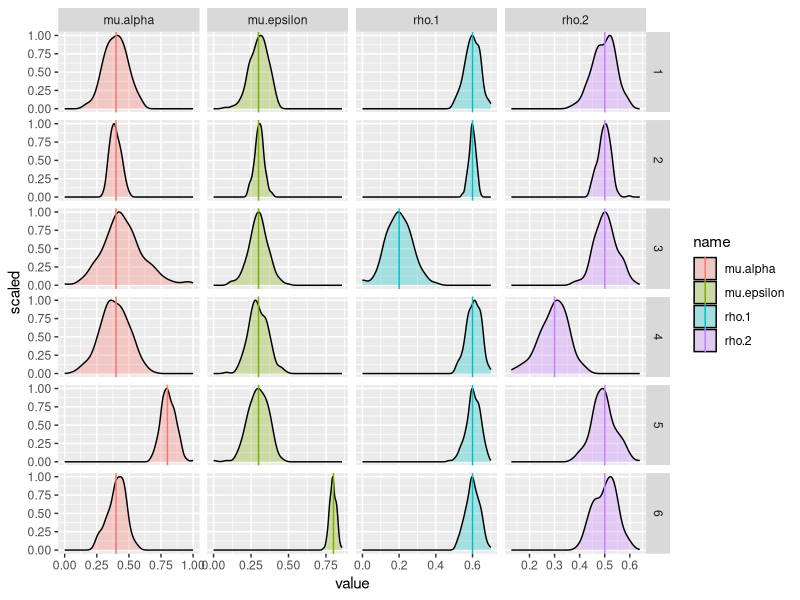

The R source for this figure:
## ---- chunk 1
library(tidyverse)
library(nlme)
library(mvtnorm)
set.seed(123)
## ---- chunk 2
generate.and.estimate.data <- function(n, rho.1, rho.2, mu.alpha, mu.epsilon) {
  get.sigma <- function(rho.1, rho.2, mu.alpha, mu.epsilon) {
    matrix(
      data = c(1, rho.1, mu.epsilon * sqrt((1 - rho.1) * (1 - rho.2)) + mu.alpha * sqrt(rho.1 * rho.2), mu.alpha * sqrt(rho.1 * rho.2), rho.1, 1, mu.alpha * sqrt(rho.1 * rho.2), mu.epsilon * sqrt((1 - rho.1) * (1 - rho.2)) + mu.alpha * sqrt(rho.1 * rho.2), mu.epsilon * sqrt((1 - rho.1) * (1 - rho.2)) + mu.alpha * sqrt(rho.1 * rho.2), mu.alpha * sqrt(rho.1 * rho.2), 1, rho.2, mu.alpha * sqrt(rho.1 * rho.2), mu.epsilon * sqrt((1 - rho.1) * (1 - rho.2)) + mu.alpha * sqrt(rho.1 * rho.2), rho.2, 1),
      nrow = 4,
      ncol = 4
    )
  }
  y <- rmvnorm(
    n = n,
    mean = rep(0, 4),
    sigma = get.sigma(rho.1, rho.2, mu.alpha, mu.epsilon)
  )
  log.likelihood <- function(par, sample.correlation) {
    par <- pnorm(par)
    sigma <- get.sigma(par[[1]], par[[2]], par[[3]], par[[4]])
    -log(det(sigma)) / 2 - sum(diag(sample.correlation %*% solve(sigma))) / 2
  }
  model <- optim(
    par = rep(0, 4),
    fn = log.likelihood,
    sample.correlation = cov(y),
    control = list(fnscale = -1)
  )
  par <- pnorm(model$par)
  result <- data.frame(
    rho.1 = par[[1]],
    rho.2 = par[[2]],
    mu.alpha = par[[3]],
    mu.epsilon = par[[4]]
  )
  return(result)
}
## ---- chunk 3
parameters <- tibble(
  parameter.set = seq(6),
  n = c(200, 800, 200, 200, 200, 200),
  rho.1 = c(0.6, 0.6, 0.2, 0.6, 0.6, 0.6),
  rho.2 = c(0.5, 0.5, 0.5, 0.3, 0.5, 0.5),
  mu.alpha = c(0.4, 0.4, 0.4, 0.4, 0.8, 0.4),
  mu.epsilon = c(0.3, 0.3, 0.3, 0.3, 0.3, 0.8)
)
parameters
## ---- chunk 4
estimated.parameters <- parameters %>%
  expand_grid(
    run = seq(200)
  ) %>%
  rowwise() %>%
  mutate(
    generate.and.estimate.data(
      n = n,
      rho.1 = rho.1,
      rho.2 = rho.2,
      mu.alpha = mu.alpha,
      mu.epsilon = mu.epsilon
    )
  ) %>%
  ungroup()
estimated.parameters
## ---- chunk 5
ggplot() +
  geom_density(
    mapping = aes(
      x = value,
      y = after_stat(scaled),
      fill = name
    ),
    data = estimated.parameters %>%
      pivot_longer(
        cols = c("rho.1", "rho.2", "mu.alpha", "mu.epsilon")
      ),
    alpha = 0.3
  ) +
  geom_vline(
    mapping = aes(
      xintercept = value,
      col = name
    ),
    data = parameters %>%
      pivot_longer(
        cols = c("rho.1", "rho.2", "mu.alpha", "mu.epsilon")
      )
  ) +
  facet_grid(
    cols = vars(name),
    rows = vars(parameter.set),
    scales = "free"
  )
